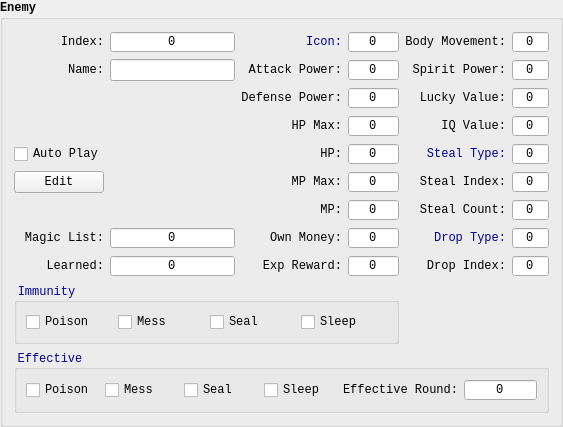
      <widget class="QGroupBox" name="enemyBox">
       <property name="font">
        <font>
         <family>Consolas</family>
         <pointsize>9</pointsize>
         <bold>true</bold>
        </font>
       </property>
       <property name="contextMenuPolicy">
        <enum>Qt::CustomContextMenu</enum>
       </property>
       <property name="styleSheet">
        <string notr="true">#enemyBox {
	color: rgb(0, 0, 150);
	font-weight: bold;
}</string>
       </property>
       <property name="title">
        <string>Enemy</string>
       </property>
       <layout class="QGridLayout" name="enemyLayout">
        <item row="5" column="3">
         <widget class="QSpinBox" name="enemyMpMax">
          <property name="font">
           <font>
            <family>Consolas</family>
            <pointsize>9</pointsize>
            <bold>false</bold>
           </font>
          </property>
          <property name="alignment">
           <set>Qt::AlignCenter</set>
          </property>
          <property name="buttonSymbols">
           <enum>QAbstractSpinBox::NoButtons</enum>
          </property>
          <property name="maximum">
           <number>65535</number>
          </property>
         </widget>
        </item>
        <item row="2" column="3">
         <widget class="QSpinBox" name="enemyDefensePower">
          <property name="font">
           <font>
            <family>Consolas</family>
            <pointsize>9</pointsize>
            <bold>false</bold>
           </font>
          </property>
          <property name="alignment">
           <set>Qt::AlignCenter</set>
          </property>
          <property name="buttonSymbols">
           <enum>QAbstractSpinBox::NoButtons</enum>
          </property>
          <property name="maximum">
           <number>9999</number>
          </property>
         </widget>
        </item>
        <item row="0" column="3">
         <widget class="QSpinBox" name="enemyIcon">
          <property name="font">
           <font>
            <family>Consolas</family>
            <pointsize>9</pointsize>
            <bold>false</bold>
           </font>
          </property>
          <property name="alignment">
           <set>Qt::AlignCenter</set>
          </property>
          <property name="buttonSymbols">
           <enum>QAbstractSpinBox::NoButtons</enum>
          </property>
          <property name="maximum">
           <number>255</number>
          </property>
         </widget>
        </item>
        <item row="4" column="2">
         <widget class="QLabel" name="enemyHpLbl">
          <property name="font">
           <font>
            <family>Consolas</family>
            <pointsize>9</pointsize>
            <bold>false</bold>
           </font>
          </property>
          <property name="text">
           <string>HP:</string>
          </property>
          <property name="alignment">
           <set>Qt::AlignRight|Qt::AlignTrailing|Qt::AlignVCenter</set>
          </property>
         </widget>
        </item>
        <item row="6" column="3">
         <widget class="QSpinBox" name="enemyMp">
          <property name="font">
           <font>
            <family>Consolas</family>
            <pointsize>9</pointsize>
            <bold>false</bold>
           </font>
          </property>
          <property name="alignment">
           <set>Qt::AlignCenter</set>
          </property>
          <property name="buttonSymbols">
           <enum>QAbstractSpinBox::NoButtons</enum>
          </property>
          <property name="maximum">
           <number>65535</number>
          </property>
         </widget>
        </item>
        <item row="1" column="2">
         <widget class="QLabel" name="enemyAttackPowerLbl">
          <property name="font">
           <font>
            <family>Consolas</family>
            <pointsize>9</pointsize>
            <bold>false</bold>
           </font>
          </property>
          <property name="text">
           <string>Attack Power:</string>
          </property>
          <property name="alignment">
           <set>Qt::AlignRight|Qt::AlignTrailing|Qt::AlignVCenter</set>
          </property>
         </widget>
        </item>
        <item row="5" column="2">
         <widget class="QLabel" name="enemyMpMaxLbl">
          <property name="font">
           <font>
            <family>Consolas</family>
            <pointsize>9</pointsize>
            <bold>false</bold>
           </font>
          </property>
          <property name="text">
           <string>MP Max:</string>
          </property>
          <property name="alignment">
           <set>Qt::AlignRight|Qt::AlignTrailing|Qt::AlignVCenter</set>
          </property>
         </widget>
        </item>
        <item row="1" column="3">
         <widget class="QSpinBox" name="enemyAttackPower">
          <property name="font">
           <font>
            <family>Consolas</family>
            <pointsize>9</pointsize>
            <bold>false</bold>
           </font>
          </property>
          <property name="alignment">
           <set>Qt::AlignCenter</set>
          </property>
          <property name="buttonSymbols">
           <enum>QAbstractSpinBox::NoButtons</enum>
          </property>
          <property name="maximum">
           <number>9999</number>
          </property>
         </widget>
        </item>
        <item row="3" column="3">
         <widget class="QSpinBox" name="enemyHpMax">
          <property name="font">
           <font>
            <family>Consolas</family>
            <pointsize>9</pointsize>
            <bold>false</bold>
           </font>
          </property>
          <property name="alignment">
           <set>Qt::AlignCenter</set>
          </property>
          <property name="buttonSymbols">
           <enum>QAbstractSpinBox::NoButtons</enum>
          </property>
          <property name="maximum">
           <number>65535</number>
          </property>
         </widget>
        </item>
        <item row="3" column="2">
         <widget class="QLabel" name="enemyHpMaxLbl">
          <property name="font">
           <font>
            <family>Consolas</family>
            <pointsize>9</pointsize>
            <bold>false</bold>
           </font>
          </property>
          <property name="text">
           <string>HP Max:</string>
          </property>
          <property name="alignment">
           <set>Qt::AlignRight|Qt::AlignTrailing|Qt::AlignVCenter</set>
          </property>
         </widget>
        </item>
        <item row="10" column="0" colspan="6">
         <widget class="QGroupBox" name="enemyEffectiveBox">
          <property name="font">
           <font>
            <family>Consolas</family>
            <pointsize>9</pointsize>
            <bold>false</bold>
           </font>
          </property>
          <property name="styleSheet">
           <string notr="true">#enemyEffectiveBox {
	color: rgb(0, 0, 150);
}</string>
          </property>
          <property name="title">
           <string>Effective</string>
          </property>
          <layout class="QHBoxLayout" name="eEffectiveHorLayout">
           <item>
            <widget class="QCheckBox" name="eEffectivePoisonChk">
             <property name="font">
              <font>
               <family>Consolas</family>
               <pointsize>9</pointsize>
               <bold>false</bold>
              </font>
             </property>
             <property name="text">
              <string>Poison</string>
             </property>
            </widget>
           </item>
           <item>
            <widget class="QCheckBox" name="eEffectiveMessChk">
             <property name="font">
              <font>
               <family>Consolas</family>
               <pointsize>9</pointsize>
               <bold>false</bold>
              </font>
             </property>
             <property name="text">
              <string>Mess</string>
             </property>
            </widget>
           </item>
           <item>
            <widget class="QCheckBox" name="eEffectiveSealChk">
             <property name="font">
              <font>
               <family>Consolas</family>
               <pointsize>9</pointsize>
               <bold>false</bold>
              </font>
             </property>
             <property name="text">
              <string>Seal</string>
             </property>
            </widget>
           </item>
           <item>
            <widget class="QCheckBox" name="eEffectiveSleepChk">
             <property name="font">
              <font>
               <family>Consolas</family>
               <pointsize>9</pointsize>
               <bold>false</bold>
              </font>
             </property>
             <property name="text">
              <string>Sleep</string>
             </property>
            </widget>
           </item>
           <item>
            <widget class="QLabel" name="eEffectiveRoundLbl">
             <property name="font">
              <font>
               <family>Consolas</family>
               <pointsize>9</pointsize>
               <bold>false</bold>
              </font>
             </property>
             <property name="text">
              <string>Effective Round:</string>
             </property>
             <property name="alignment">
              <set>Qt::AlignRight|Qt::AlignTrailing|Qt::AlignVCenter</set>
             </property>
            </widget>
           </item>
           <item>
            <widget class="QSpinBox" name="eEffectiveRound">
             <property name="font">
              <font>
               <family>Consolas</family>
               <pointsize>9</pointsize>
               <bold>false</bold>
              </font>
             </property>
             <property name="alignment">
              <set>Qt::AlignCenter</set>
             </property>
             <property name="buttonSymbols">
              <enum>QAbstractSpinBox::NoButtons</enum>
             </property>
             <property name="maximum">
              <number>9</number>
             </property>
            </widget>
           </item>
          </layout>
         </widget>
        </item>
        <item row="0" column="2">
         <widget class="QLabel" name="enemyIconLbl">
          <property name="font">
           <font>
            <family>Consolas</family>
            <pointsize>9</pointsize>
            <bold>false</bold>
           </font>
          </property>
          <property name="styleSheet">
           <string notr="true">QLabel{ color: rgb(0, 0, 150); }</string>
          </property>
          <property name="text">
           <string>Icon:</string>
          </property>
          <property name="alignment">
           <set>Qt::AlignRight|Qt::AlignTrailing|Qt::AlignVCenter</set>
          </property>
         </widget>
        </item>
        <item row="1" column="1">
         <widget class="QLineEdit" name="enemyName">
          <property name="sizePolicy">
           <sizepolicy hsizetype="Minimum" vsizetype="Fixed">
            <horstretch>0</horstretch>
            <verstretch>0</verstretch>
           </sizepolicy>
          </property>
          <property name="font">
           <font>
            <family>Consolas</family>
            <pointsize>9</pointsize>
            <bold>false</bold>
           </font>
          </property>
          <property name="alignment">
           <set>Qt::AlignCenter</set>
          </property>
         </widget>
        </item>
        <item row="1" column="0">
         <widget class="QLabel" name="enemyNameLbl">
          <property name="font">
           <font>
            <family>Consolas</family>
            <pointsize>9</pointsize>
            <bold>false</bold>
           </font>
          </property>
          <property name="text">
           <string>Name:</string>
          </property>
          <property name="alignment">
           <set>Qt::AlignRight|Qt::AlignTrailing|Qt::AlignVCenter</set>
          </property>
         </widget>
        </item>
        <item row="2" column="2">
         <widget class="QLabel" name="enemyDefensePowerLbl">
          <property name="font">
           <font>
            <family>Consolas</family>
            <pointsize>9</pointsize>
            <bold>false</bold>
           </font>
          </property>
          <property name="text">
           <string>Defense Power:</string>
          </property>
          <property name="alignment">
           <set>Qt::AlignRight|Qt::AlignTrailing|Qt::AlignVCenter</set>
          </property>
         </widget>
        </item>
        <item row="9" column="0" colspan="4">
         <widget class="QGroupBox" name="enemyImmunityBox">
          <property name="font">
           <font>
            <family>Consolas</family>
            <pointsize>9</pointsize>
            <bold>false</bold>
           </font>
          </property>
          <property name="styleSheet">
           <string notr="true">#enemyImmunityBox {
	color: rgb(0, 0, 150);
}</string>
          </property>
          <property name="title">
           <string>Immunity</string>
          </property>
          <layout class="QHBoxLayout" name="eImmunityHorLayout">
           <item>
            <widget class="QCheckBox" name="eImmunityPoisonChk">
             <property name="font">
              <font>
               <family>Consolas</family>
               <pointsize>9</pointsize>
               <bold>false</bold>
              </font>
             </property>
             <property name="text">
              <string>Poison</string>
             </property>
            </widget>
           </item>
           <item>
            <widget class="QCheckBox" name="eImmunityMessChk">
             <property name="font">
              <font>
               <family>Consolas</family>
               <pointsize>9</pointsize>
               <bold>false</bold>
              </font>
             </property>
             <property name="text">
              <string>Mess</string>
             </property>
            </widget>
           </item>
           <item>
            <widget class="QCheckBox" name="eImmunitySealChk">
             <property name="font">
              <font>
               <family>Consolas</family>
               <pointsize>9</pointsize>
               <bold>false</bold>
              </font>
             </property>
             <property name="text">
              <string>Seal</string>
             </property>
            </widget>
           </item>
           <item>
            <widget class="QCheckBox" name="eImmunitySleepChk">
             <property name="font">
              <font>
               <family>Consolas</family>
               <pointsize>9</pointsize>
               <bold>false</bold>
              </font>
             </property>
             <property name="text">
              <string>Sleep</string>
             </property>
            </widget>
           </item>
          </layout>
         </widget>
        </item>
        <item row="6" column="2">
         <widget class="QLabel" name="enemyMpLbl">
          <property name="font">
           <font>
            <family>Consolas</family>
            <pointsize>9</pointsize>
            <bold>false</bold>
           </font>
          </property>
          <property name="text">
           <string>MP:</string>
          </property>
          <property name="alignment">
           <set>Qt::AlignRight|Qt::AlignTrailing|Qt::AlignVCenter</set>
          </property>
         </widget>
        </item>
        <item row="0" column="0">
         <widget class="QLabel" name="enemyIdxLbl">
          <property name="font">
           <font>
            <family>Consolas</family>
            <pointsize>9</pointsize>
            <bold>false</bold>
           </font>
          </property>
          <property name="text">
           <string>Index:</string>
          </property>
          <property name="alignment">
           <set>Qt::AlignRight|Qt::AlignTrailing|Qt::AlignVCenter</set>
          </property>
         </widget>
        </item>
        <item row="0" column="1">
         <widget class="QSpinBox" name="enemyIdx">
          <property name="font">
           <font>
            <family>Consolas</family>
            <pointsize>9</pointsize>
            <bold>false</bold>
           </font>
          </property>
          <property name="alignment">
           <set>Qt::AlignCenter</set>
          </property>
          <property name="buttonSymbols">
           <enum>QAbstractSpinBox::NoButtons</enum>
          </property>
          <property name="maximum">
           <number>255</number>
          </property>
         </widget>
        </item>
        <item row="4" column="3">
         <widget class="QSpinBox" name="enemyHp">
          <property name="font">
           <font>
            <family>Consolas</family>
            <pointsize>9</pointsize>
            <bold>false</bold>
           </font>
          </property>
          <property name="alignment">
           <set>Qt::AlignCenter</set>
          </property>
          <property name="buttonSymbols">
           <enum>QAbstractSpinBox::NoButtons</enum>
          </property>
          <property name="maximum">
           <number>65535</number>
          </property>
         </widget>
        </item>
        <item row="2" column="1" rowspan="4">
         <widget class="IconView" name="enemyIconView" native="true">
          <property name="minimumSize">
           <size>
            <width>100</width>
            <height>100</height>
           </size>
          </property>
          <property name="maximumSize">
           <size>
            <width>100</width>
            <height>100</height>
           </size>
          </property>
          <property name="font">
           <font>
            <family>Consolas</family>
            <bold>false</bold>
           </font>
          </property>
         </widget>
        </item>
        <item row="7" column="2">
         <widget class="QLabel" name="enemyOwnMoneyLbl">
          <property name="font">
           <font>
            <family>Consolas</family>
            <pointsize>9</pointsize>
            <bold>false</bold>
           </font>
          </property>
          <property name="text">
           <string>Own Money:</string>
          </property>
          <property name="alignment">
           <set>Qt::AlignRight|Qt::AlignTrailing|Qt::AlignVCenter</set>
          </property>
         </widget>
        </item>
        <item row="7" column="3">
         <widget class="QSpinBox" name="enemyOwnMoney">
          <property name="font">
           <font>
            <family>Consolas</family>
            <pointsize>9</pointsize>
            <bold>false</bold>
           </font>
          </property>
          <property name="alignment">
           <set>Qt::AlignCenter</set>
          </property>
          <property name="buttonSymbols">
           <enum>QAbstractSpinBox::NoButtons</enum>
          </property>
          <property name="maximum">
           <number>65535</number>
          </property>
         </widget>
        </item>
        <item row="8" column="2">
         <widget class="QLabel" name="enemyExpRewareLbl">
          <property name="font">
           <font>
            <family>Consolas</family>
            <pointsize>9</pointsize>
            <bold>false</bold>
           </font>
          </property>
          <property name="text">
           <string>Exp Reward:</string>
          </property>
          <property name="alignment">
           <set>Qt::AlignRight|Qt::AlignTrailing|Qt::AlignVCenter</set>
          </property>
         </widget>
        </item>
        <item row="8" column="3">
         <widget class="QSpinBox" name="enemyExpReward">
          <property name="font">
           <font>
            <family>Consolas</family>
            <pointsize>9</pointsize>
            <bold>false</bold>
           </font>
          </property>
          <property name="alignment">
           <set>Qt::AlignCenter</set>
          </property>
          <property name="buttonSymbols">
           <enum>QAbstractSpinBox::NoButtons</enum>
          </property>
          <property name="maximum">
           <number>65535</number>
          </property>
         </widget>
        </item>
        <item row="7" column="0">
         <widget class="QLabel" name="enemyMagicListLbl">
          <property name="font">
           <font>
            <family>Consolas</family>
            <pointsize>9</pointsize>
            <bold>false</bold>
           </font>
          </property>
          <property name="text">
           <string>Magic List:</string>
          </property>
          <property name="alignment">
           <set>Qt::AlignRight|Qt::AlignTrailing|Qt::AlignVCenter</set>
          </property>
         </widget>
        </item>
        <item row="7" column="1">
         <widget class="QSpinBox" name="enemyMagicList">
          <property name="font">
           <font>
            <family>Consolas</family>
            <pointsize>9</pointsize>
            <bold>false</bold>
           </font>
          </property>
          <property name="alignment">
           <set>Qt::AlignCenter</set>
          </property>
          <property name="buttonSymbols">
           <enum>QAbstractSpinBox::NoButtons</enum>
          </property>
         </widget>
        </item>
        <item row="8" column="0">
         <widget class="QLabel" name="enemyLearnedLbl">
          <property name="font">
           <font>
            <family>Consolas</family>
            <pointsize>9</pointsize>
            <bold>false</bold>
           </font>
          </property>
          <property name="text">
           <string>Learned:</string>
          </property>
          <property name="alignment">
           <set>Qt::AlignRight|Qt::AlignTrailing|Qt::AlignVCenter</set>
          </property>
         </widget>
        </item>
        <item row="8" column="1">
         <widget class="QSpinBox" name="enemyLearned">
          <property name="font">
           <font>
            <family>Consolas</family>
            <pointsize>9</pointsize>
            <bold>false</bold>
           </font>
          </property>
          <property name="alignment">
           <set>Qt::AlignCenter</set>
          </property>
          <property name="buttonSymbols">
           <enum>QAbstractSpinBox::NoButtons</enum>
          </property>
         </widget>
        </item>
        <item row="0" column="4">
         <widget class="QLabel" name="enemyBodyMovementLbl">
          <property name="font">
           <font>
            <family>Consolas</family>
            <pointsize>9</pointsize>
            <bold>false</bold>
           </font>
          </property>
          <property name="text">
           <string>Body Movement:</string>
          </property>
          <property name="alignment">
           <set>Qt::AlignRight|Qt::AlignTrailing|Qt::AlignVCenter</set>
          </property>
         </widget>
        </item>
        <item row="1" column="4">
         <widget class="QLabel" name="enemySpiritPowerLbl">
          <property name="font">
           <font>
            <family>Consolas</family>
            <pointsize>9</pointsize>
            <bold>false</bold>
           </font>
          </property>
          <property name="text">
           <string>Spirit Power:</string>
          </property>
          <property name="alignment">
           <set>Qt::AlignRight|Qt::AlignTrailing|Qt::AlignVCenter</set>
          </property>
         </widget>
        </item>
        <item row="0" column="5">
         <widget class="QSpinBox" name="enemyBodyMovement">
          <property name="font">
           <font>
            <family>Consolas</family>
            <pointsize>9</pointsize>
            <bold>false</bold>
           </font>
          </property>
          <property name="alignment">
           <set>Qt::AlignCenter</set>
          </property>
          <property name="buttonSymbols">
           <enum>QAbstractSpinBox::NoButtons</enum>
          </property>
          <property name="maximum">
           <number>255</number>
          </property>
         </widget>
        </item>
        <item row="1" column="5">
         <widget class="QSpinBox" name="enemySpiritPower">
          <property name="font">
           <font>
            <family>Consolas</family>
            <pointsize>9</pointsize>
            <bold>false</bold>
           </font>
          </property>
          <property name="alignment">
           <set>Qt::AlignCenter</set>
          </property>
          <property name="buttonSymbols">
           <enum>QAbstractSpinBox::NoButtons</enum>
          </property>
          <property name="maximum">
           <number>255</number>
          </property>
         </widget>
        </item>
        <item row="2" column="4">
         <widget class="QLabel" name="enemyLuckyValueLbl">
          <property name="font">
           <font>
            <family>Consolas</family>
            <pointsize>9</pointsize>
            <bold>false</bold>
           </font>
          </property>
          <property name="text">
           <string>Lucky Value:</string>
          </property>
          <property name="alignment">
           <set>Qt::AlignRight|Qt::AlignTrailing|Qt::AlignVCenter</set>
          </property>
         </widget>
        </item>
        <item row="2" column="5">
         <widget class="QSpinBox" name="enemyLuckyValue">
          <property name="font">
           <font>
            <family>Consolas</family>
            <pointsize>9</pointsize>
            <bold>false</bold>
           </font>
          </property>
          <property name="alignment">
           <set>Qt::AlignCenter</set>
          </property>
          <property name="buttonSymbols">
           <enum>QAbstractSpinBox::NoButtons</enum>
          </property>
          <property name="maximum">
           <number>255</number>
          </property>
         </widget>
        </item>
        <item row="3" column="4">
         <widget class="QLabel" name="enemyIQValueLbl">
          <property name="font">
           <font>
            <family>Consolas</family>
            <pointsize>9</pointsize>
            <bold>false</bold>
           </font>
          </property>
          <property name="text">
           <string>IQ Value:</string>
          </property>
          <property name="alignment">
           <set>Qt::AlignRight|Qt::AlignTrailing|Qt::AlignVCenter</set>
          </property>
         </widget>
        </item>
        <item row="3" column="5">
         <widget class="QSpinBox" name="enemyIQValue">
          <property name="font">
           <font>
            <family>Consolas</family>
            <pointsize>9</pointsize>
            <bold>false</bold>
           </font>
          </property>
          <property name="alignment">
           <set>Qt::AlignCenter</set>
          </property>
          <property name="buttonSymbols">
           <enum>QAbstractSpinBox::NoButtons</enum>
          </property>
          <property name="maximum">
           <number>255</number>
          </property>
         </widget>
        </item>
        <item row="4" column="4">
         <widget class="QLabel" name="enemyStealTypeLbl">
          <property name="font">
           <font>
            <family>Consolas</family>
            <pointsize>9</pointsize>
            <bold>false</bold>
           </font>
          </property>
          <property name="styleSheet">
           <string notr="true">QLabel{ color: rgb(0, 0, 150); }</string>
          </property>
          <property name="text">
           <string>Steal Type:</string>
          </property>
          <property name="alignment">
           <set>Qt::AlignRight|Qt::AlignTrailing|Qt::AlignVCenter</set>
          </property>
         </widget>
        </item>
        <item row="4" column="5">
         <widget class="QSpinBox" name="enemyStealType">
          <property name="font">
           <font>
            <family>Consolas</family>
            <pointsize>9</pointsize>
            <bold>false</bold>
           </font>
          </property>
          <property name="alignment">
           <set>Qt::AlignCenter</set>
          </property>
          <property name="buttonSymbols">
           <enum>QAbstractSpinBox::NoButtons</enum>
          </property>
         </widget>
        </item>
        <item row="5" column="4">
         <widget class="QLabel" name="enemyStealIndexLbl">
          <property name="font">
           <font>
            <family>Consolas</family>
            <pointsize>9</pointsize>
            <bold>false</bold>
           </font>
          </property>
          <property name="text">
           <string>Steal Index:</string>
          </property>
          <property name="alignment">
           <set>Qt::AlignRight|Qt::AlignTrailing|Qt::AlignVCenter</set>
          </property>
         </widget>
        </item>
        <item row="5" column="5">
         <widget class="QSpinBox" name="enemyStealIndex">
          <property name="font">
           <font>
            <family>Consolas</family>
            <pointsize>9</pointsize>
            <bold>false</bold>
           </font>
          </property>
          <property name="alignment">
           <set>Qt::AlignCenter</set>
          </property>
          <property name="buttonSymbols">
           <enum>QAbstractSpinBox::NoButtons</enum>
          </property>
         </widget>
        </item>
        <item row="6" column="4">
         <widget class="QLabel" name="enemyStealCountLbl">
          <property name="font">
           <font>
            <family>Consolas</family>
            <pointsize>9</pointsize>
            <bold>false</bold>
           </font>
          </property>
          <property name="text">
           <string>Steal Count:</string>
          </property>
          <property name="alignment">
           <set>Qt::AlignRight|Qt::AlignTrailing|Qt::AlignVCenter</set>
          </property>
         </widget>
        </item>
        <item row="6" column="5">
         <widget class="QSpinBox" name="enemyStealCount">
          <property name="font">
           <font>
            <family>Consolas</family>
            <pointsize>9</pointsize>
            <bold>false</bold>
           </font>
          </property>
          <property name="alignment">
           <set>Qt::AlignCenter</set>
          </property>
          <property name="buttonSymbols">
           <enum>QAbstractSpinBox::NoButtons</enum>
          </property>
         </widget>
        </item>
        <item row="7" column="4">
         <widget class="QLabel" name="enemyDropTypeLbl">
          <property name="font">
           <font>
            <family>Consolas</family>
            <pointsize>9</pointsize>
            <bold>false</bold>
           </font>
          </property>
          <property name="styleSheet">
           <string notr="true">QLabel{ color: rgb(0, 0, 150); }</string>
          </property>
          <property name="text">
           <string>Drop Type:</string>
          </property>
          <property name="alignment">
           <set>Qt::AlignRight|Qt::AlignTrailing|Qt::AlignVCenter</set>
          </property>
         </widget>
        </item>
        <item row="8" column="4">
         <widget class="QLabel" name="enemyDropIndexLbl">
          <property name="font">
           <font>
            <family>Consolas</family>
            <pointsize>9</pointsize>
            <bold>false</bold>
           </font>
          </property>
          <property name="text">
           <string>Drop Index:</string>
          </property>
          <property name="alignment">
           <set>Qt::AlignRight|Qt::AlignTrailing|Qt::AlignVCenter</set>
          </property>
         </widget>
        </item>
        <item row="7" column="5">
         <widget class="QSpinBox" name="enemyDropType">
          <property name="font">
           <font>
            <family>Consolas</family>
            <pointsize>9</pointsize>
            <bold>false</bold>
           </font>
          </property>
          <property name="alignment">
           <set>Qt::AlignCenter</set>
          </property>
          <property name="buttonSymbols">
           <enum>QAbstractSpinBox::NoButtons</enum>
          </property>
         </widget>
        </item>
        <item row="8" column="5">
         <widget class="QSpinBox" name="enemyDropIndex">
          <property name="font">
           <font>
            <family>Consolas</family>
            <pointsize>9</pointsize>
            <bold>false</bold>
           </font>
          </property>
          <property name="alignment">
           <set>Qt::AlignCenter</set>
          </property>
          <property name="buttonSymbols">
           <enum>QAbstractSpinBox::NoButtons</enum>
          </property>
         </widget>
        </item>
        <item row="5" column="0">
         <widget class="QPushButton" name="editEnemyIcon">
          <property name="sizePolicy">
           <sizepolicy hsizetype="Minimum" vsizetype="Minimum">
            <horstretch>0</horstretch>
            <verstretch>0</verstretch>
           </sizepolicy>
          </property>
          <property name="font">
           <font>
            <family>Consolas</family>
            <pointsize>9</pointsize>
            <bold>false</bold>
           </font>
          </property>
          <property name="text">
           <string>Edit</string>
          </property>
         </widget>
        </item>
        <item row="4" column="0">
         <widget class="QCheckBox" name="enemyAutoPlayChk">
          <property name="font">
           <font>
            <family>Consolas</family>
            <pointsize>9</pointsize>
            <bold>false</bold>
           </font>
          </property>
          <property name="text">
           <string>Auto Play</string>
          </property>
         </widget>
        </item>
       </layout>
      </widget>
